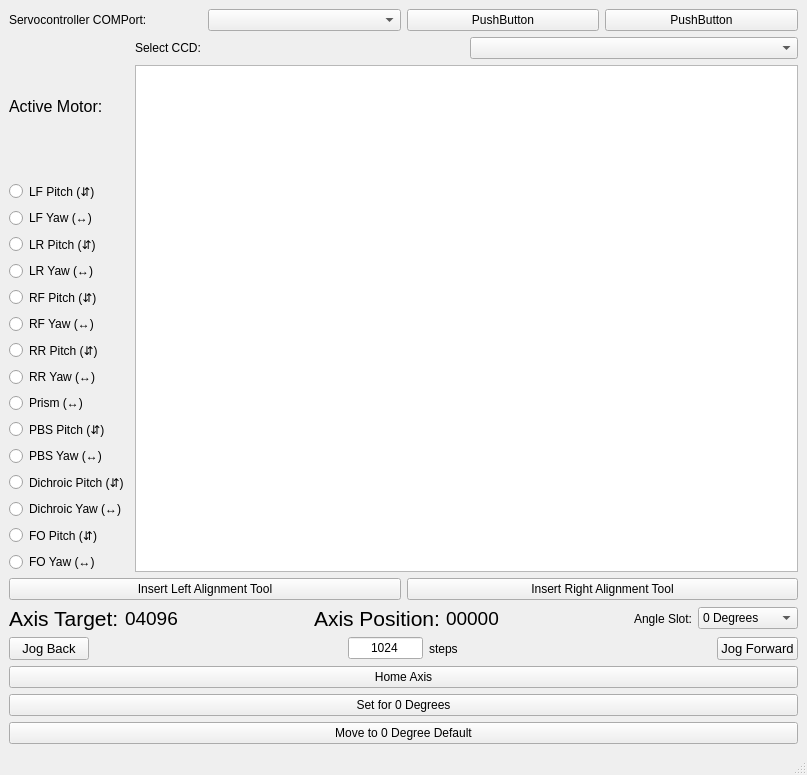
<?xml version="1.0" encoding="UTF-8"?>
<ui version="4.0">
 <class>MainWindow</class>
 <widget class="QMainWindow" name="MainWindow">
  <property name="geometry">
   <rect>
    <x>0</x>
    <y>0</y>
    <width>807</width>
    <height>775</height>
   </rect>
  </property>
  <property name="windowTitle">
   <string>MainWindow</string>
  </property>
  <widget class="QWidget" name="centralwidget">
   <layout class="QVBoxLayout" name="verticalLayout_2">
    <item>
     <layout class="QVBoxLayout" name="verticalLayout">
      <item>
       <layout class="QHBoxLayout" name="hlayout_servocoms">
        <item>
         <widget class="QLabel" name="label">
          <property name="text">
           <string>Servocontroller COMPort:</string>
          </property>
         </widget>
        </item>
        <item>
         <widget class="QComboBox" name="comboBox"/>
        </item>
        <item>
         <widget class="QPushButton" name="pushButton">
          <property name="text">
           <string>PushButton</string>
          </property>
         </widget>
        </item>
        <item>
         <widget class="QPushButton" name="pushButton_2">
          <property name="text">
           <string>PushButton</string>
          </property>
         </widget>
        </item>
       </layout>
      </item>
      <item>
       <layout class="QHBoxLayout" name="horizontalLayout_2">
        <item>
         <layout class="QVBoxLayout" name="verticalLayout_3">
          <item>
           <widget class="QLabel" name="label_2">
            <property name="font">
             <font>
              <pointsize>12</pointsize>
             </font>
            </property>
            <property name="text">
             <string>Active Motor:</string>
            </property>
           </widget>
          </item>
          <item>
           <widget class="QRadioButton" name="rb_lf_pitch">
            <property name="text">
             <string>LF Pitch (⇵)</string>
            </property>
           </widget>
          </item>
          <item>
           <widget class="QRadioButton" name="rb_lft_yaw">
            <property name="text">
             <string>LF Yaw (↔)</string>
            </property>
           </widget>
          </item>
          <item>
           <widget class="QRadioButton" name="rb_lr_pitch">
            <property name="text">
             <string>LR Pitch (⇵)</string>
            </property>
           </widget>
          </item>
          <item>
           <widget class="QRadioButton" name="rb_lr_yaw">
            <property name="text">
             <string>LR Yaw (↔)</string>
            </property>
           </widget>
          </item>
          <item>
           <widget class="QRadioButton" name="rb_rf_pitch">
            <property name="text">
             <string>RF Pitch (⇵)</string>
            </property>
           </widget>
          </item>
          <item>
           <widget class="QRadioButton" name="rb_rf_yaw">
            <property name="text">
             <string>RF Yaw (↔)</string>
            </property>
           </widget>
          </item>
          <item>
           <widget class="QRadioButton" name="rb_rr_pitch">
            <property name="text">
             <string>RR Pitch (⇵)</string>
            </property>
           </widget>
          </item>
          <item>
           <widget class="QRadioButton" name="rb_rr_yaw">
            <property name="text">
             <string>RR Yaw (↔)</string>
            </property>
           </widget>
          </item>
          <item>
           <widget class="QRadioButton" name="rb_prism">
            <property name="text">
             <string>Prism (↔)</string>
            </property>
           </widget>
          </item>
          <item>
           <widget class="QRadioButton" name="rb_pbs_pitch">
            <property name="text">
             <string>PBS Pitch (⇵)</string>
            </property>
           </widget>
          </item>
          <item>
           <widget class="QRadioButton" name="rb_pbs_yaw">
            <property name="text">
             <string>PBS Yaw (↔)</string>
            </property>
           </widget>
          </item>
          <item>
           <widget class="QRadioButton" name="rb_dichroic_pitch">
            <property name="text">
             <string>Dichroic Pitch (⇵)</string>
            </property>
           </widget>
          </item>
          <item>
           <widget class="QRadioButton" name="rb_dichroic_yaw">
            <property name="text">
             <string>Dichroic Yaw (↔)</string>
            </property>
           </widget>
          </item>
          <item>
           <widget class="QRadioButton" name="rb_final_pitch">
            <property name="text">
             <string>FO Pitch (⇵)</string>
            </property>
           </widget>
          </item>
          <item>
           <widget class="QRadioButton" name="rb_final_yaw">
            <property name="text">
             <string>FO Yaw (↔)</string>
            </property>
           </widget>
          </item>
         </layout>
        </item>
        <item>
         <layout class="QVBoxLayout" name="verticalLayout_4">
          <item>
           <layout class="QHBoxLayout" name="horizontalLayout">
            <item>
             <widget class="QLabel" name="label_3">
              <property name="text">
               <string>Select CCD:</string>
              </property>
             </widget>
            </item>
            <item>
             <widget class="QComboBox" name="comboBox_2"/>
            </item>
           </layout>
          </item>
          <item>
           <widget class="QGraphicsView" name="graphicsView"/>
          </item>
         </layout>
        </item>
       </layout>
      </item>
      <item>
       <layout class="QHBoxLayout" name="horizontalLayout_3">
        <item>
         <widget class="QPushButton" name="pb_left_align">
          <property name="text">
           <string>Insert Left Alignment Tool</string>
          </property>
         </widget>
        </item>
        <item>
         <widget class="QPushButton" name="pb_right_align">
          <property name="text">
           <string>Insert Right Alignment Tool</string>
          </property>
         </widget>
        </item>
       </layout>
      </item>
      <item>
       <layout class="QHBoxLayout" name="horizontalLayout_4">
        <item>
         <widget class="QLabel" name="label_7">
          <property name="font">
           <font>
            <pointsize>16</pointsize>
           </font>
          </property>
          <property name="text">
           <string>Axis Target:</string>
          </property>
         </widget>
        </item>
        <item>
         <widget class="QLabel" name="lbl_axistarget">
          <property name="font">
           <font>
            <pointsize>14</pointsize>
           </font>
          </property>
          <property name="text">
           <string>04096</string>
          </property>
         </widget>
        </item>
        <item>
         <spacer name="horizontalSpacer_4">
          <property name="orientation">
           <enum>Qt::Horizontal</enum>
          </property>
          <property name="sizeHint" stdset="0">
           <size>
            <width>40</width>
            <height>20</height>
           </size>
          </property>
         </spacer>
        </item>
        <item>
         <widget class="QLabel" name="label_4">
          <property name="font">
           <font>
            <pointsize>16</pointsize>
           </font>
          </property>
          <property name="text">
           <string>Axis Position:</string>
          </property>
         </widget>
        </item>
        <item>
         <widget class="QLabel" name="lbl_axisposition">
          <property name="font">
           <font>
            <pointsize>14</pointsize>
           </font>
          </property>
          <property name="text">
           <string>00000</string>
          </property>
         </widget>
        </item>
        <item>
         <spacer name="horizontalSpacer">
          <property name="orientation">
           <enum>Qt::Horizontal</enum>
          </property>
          <property name="sizeHint" stdset="0">
           <size>
            <width>40</width>
            <height>20</height>
           </size>
          </property>
         </spacer>
        </item>
        <item>
         <widget class="QLabel" name="label_5">
          <property name="text">
           <string>Angle Slot:</string>
          </property>
          <property name="alignment">
           <set>Qt::AlignRight|Qt::AlignTrailing|Qt::AlignVCenter</set>
          </property>
         </widget>
        </item>
        <item>
         <widget class="QComboBox" name="comboBox_3">
          <property name="minimumSize">
           <size>
            <width>100</width>
            <height>0</height>
           </size>
          </property>
          <item>
           <property name="text">
            <string>0 Degrees</string>
           </property>
          </item>
         </widget>
        </item>
       </layout>
      </item>
      <item>
       <layout class="QHBoxLayout" name="horizontalLayout_5">
        <item>
         <widget class="QPushButton" name="pb_jogreverse">
          <property name="font">
           <font>
            <pointsize>10</pointsize>
           </font>
          </property>
          <property name="text">
           <string>Jog Back</string>
          </property>
         </widget>
        </item>
        <item>
         <spacer name="horizontalSpacer_2">
          <property name="orientation">
           <enum>Qt::Horizontal</enum>
          </property>
          <property name="sizeHint" stdset="0">
           <size>
            <width>40</width>
            <height>20</height>
           </size>
          </property>
         </spacer>
        </item>
        <item>
         <widget class="QLineEdit" name="le_stepsdesired">
          <property name="maximumSize">
           <size>
            <width>75</width>
            <height>16777215</height>
           </size>
          </property>
          <property name="text">
           <string>1024</string>
          </property>
          <property name="alignment">
           <set>Qt::AlignCenter</set>
          </property>
         </widget>
        </item>
        <item>
         <widget class="QLabel" name="label_6">
          <property name="text">
           <string>steps</string>
          </property>
         </widget>
        </item>
        <item>
         <spacer name="horizontalSpacer_3">
          <property name="orientation">
           <enum>Qt::Horizontal</enum>
          </property>
          <property name="sizeHint" stdset="0">
           <size>
            <width>40</width>
            <height>20</height>
           </size>
          </property>
         </spacer>
        </item>
        <item>
         <widget class="QPushButton" name="pb_jogforward">
          <property name="font">
           <font>
            <pointsize>10</pointsize>
           </font>
          </property>
          <property name="text">
           <string>Jog Forward</string>
          </property>
         </widget>
        </item>
       </layout>
      </item>
      <item>
       <widget class="QPushButton" name="pb_homeaxis">
        <property name="text">
         <string>Home Axis</string>
        </property>
       </widget>
      </item>
      <item>
       <widget class="QPushButton" name="pb_setaxis">
        <property name="text">
         <string>Set for 0 Degrees</string>
        </property>
       </widget>
      </item>
      <item>
       <widget class="QPushButton" name="pb_setaxis_2">
        <property name="text">
         <string>Move to 0 Degree Default</string>
        </property>
       </widget>
      </item>
     </layout>
    </item>
   </layout>
  </widget>
  <widget class="QMenuBar" name="menubar">
   <property name="geometry">
    <rect>
     <x>0</x>
     <y>0</y>
     <width>807</width>
     <height>26</height>
    </rect>
   </property>
  </widget>
  <widget class="QStatusBar" name="statusbar"/>
 </widget>
 <resources/>
 <connections/>
</ui>
